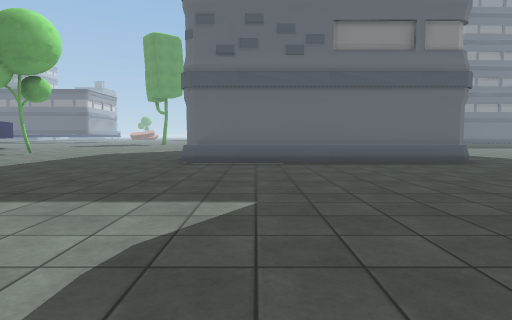
[1] (above)

24 first-person views from a walk through a scene from a Unity 3-D project. The camera is 1.2 m above the floor, tilts 4° down and sees 75° across. The floor is counted in squares, 2 m on a side. Each view is taken from the middle of a square. On the plan, view 1 faces up. The plan holds only what a view shows up to about 10 squares ahead; the rest is blank. The place goes on beyond the plan. Some surface patterns are stand-ins.

[2]
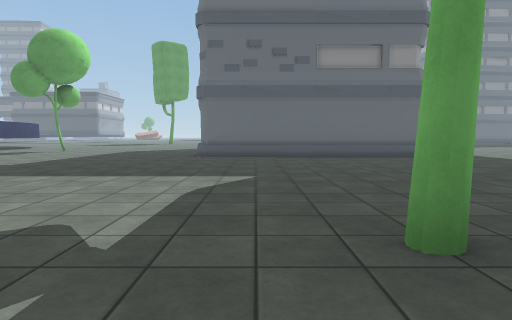

[3]
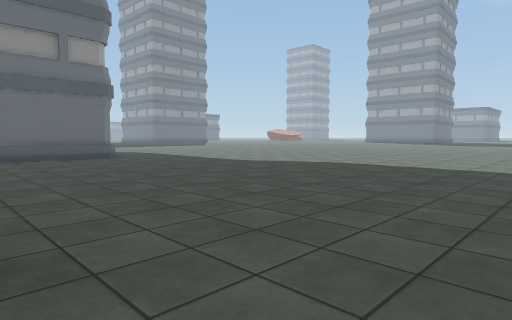

[4]
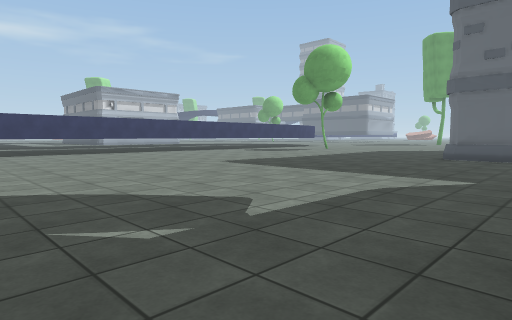

[5]
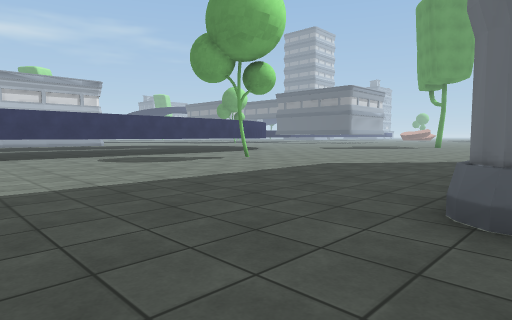

[6]
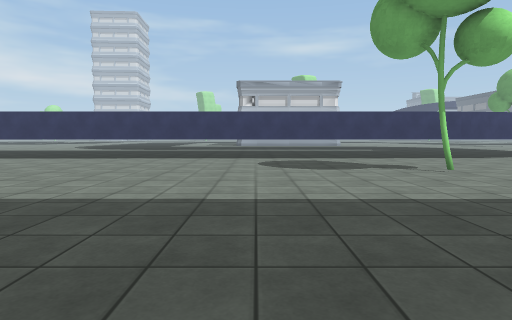

[7]
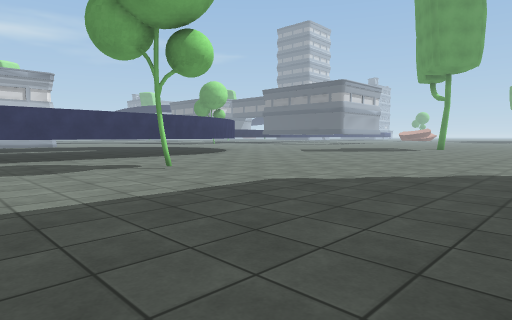

[8]
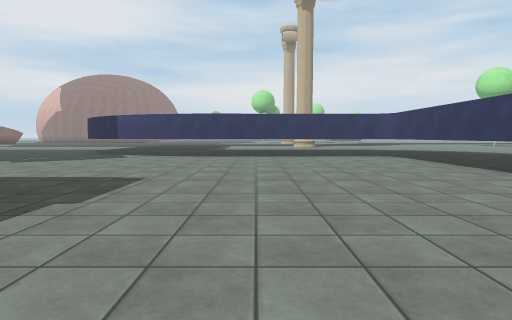

[9]
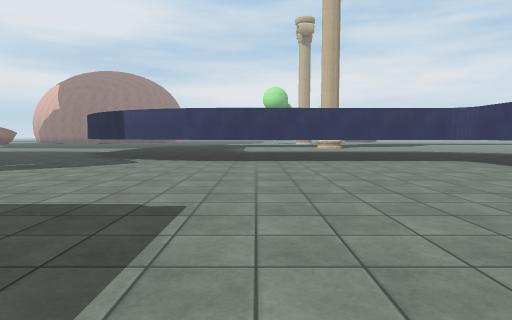

[10]
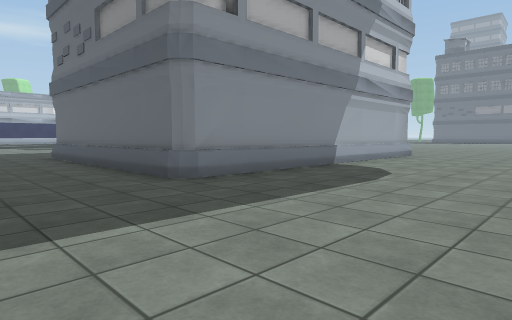

[11]
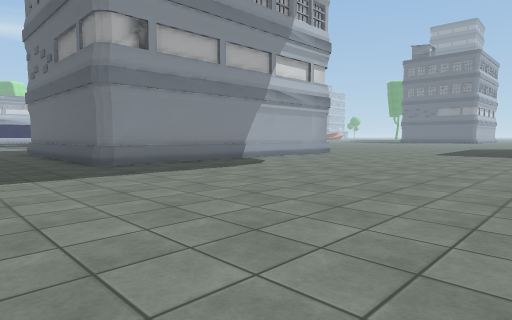

[12]
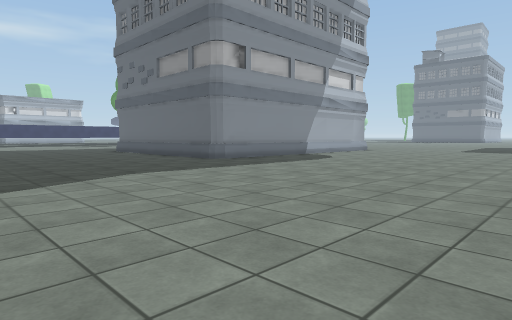

[13]
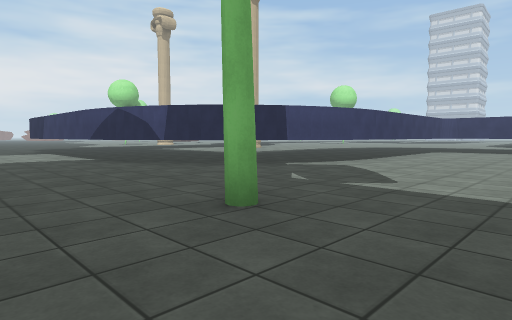

[14]
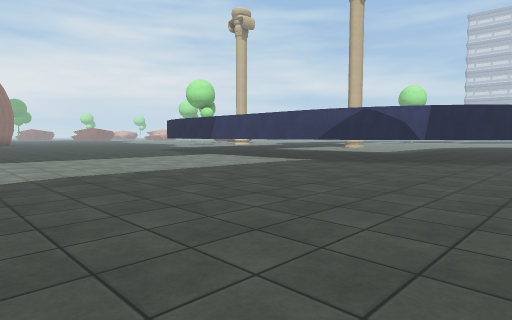

[15]
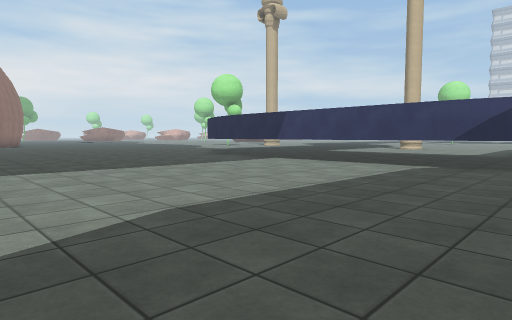

[16]
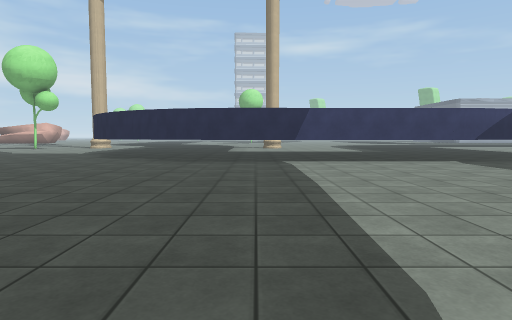

[17]
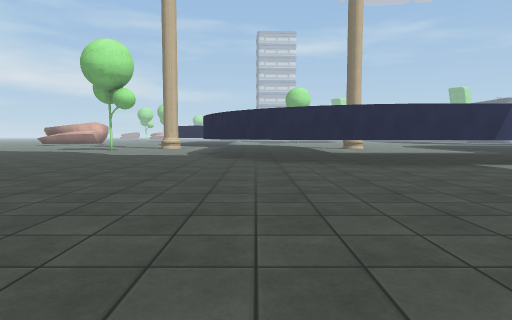

[18]
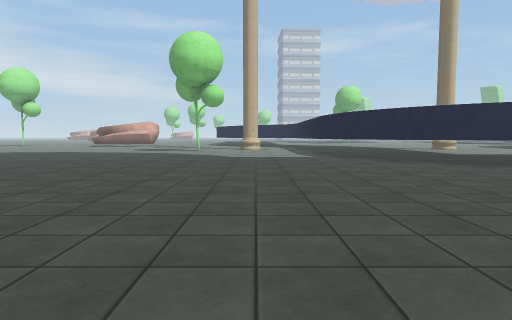

[19]
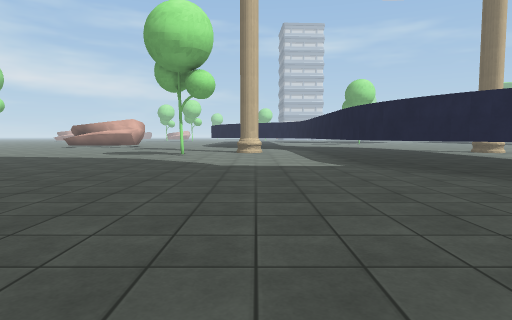

[20]
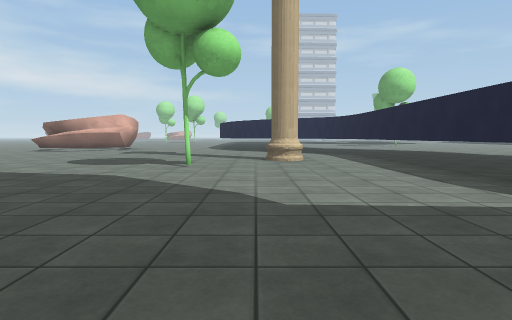

[21]
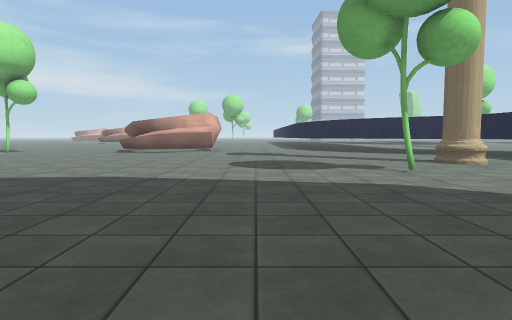

[22]
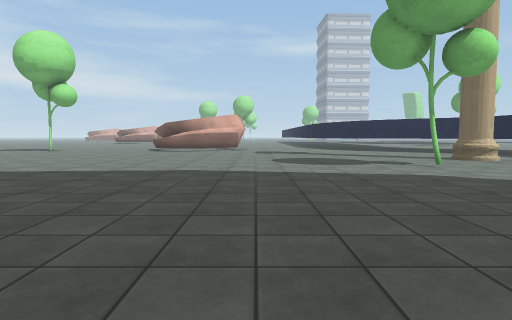

[23]
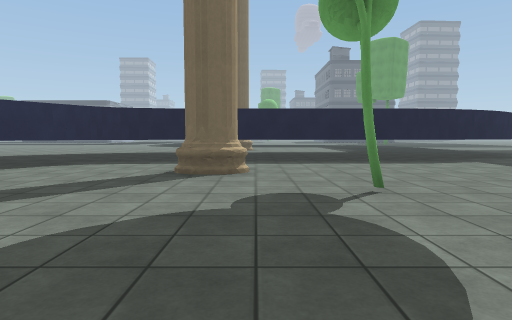

[24]
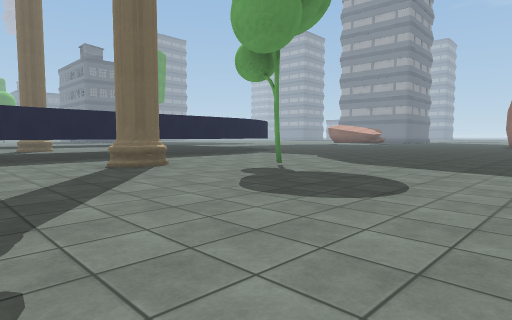

### Floor plan
Key: @ floor where view 1 was taken; # wall or solid block; . floor; T tree; B building.
Columns run from 13 left of view 1 to 12 right of it. Each row starts with its distance up from view 1.
 16      ......        .. ..
 15  #. .......       #......
 14  ##........       #......
 13   #........       #......
 12   #.........      #......
 11   #..T......      #......
 10   #.........      #......
  9   #.........     ##.......
  8   #.........######B.......
  7   #.......................
  6   #.......................
  5   #.......................
  4   #.......................
  3   #.......................
  2   #.......................
  1   #.......................
  0   #..........@T...........
 -1   #......................
 -2   ########...........
 -3          ###.........
 -4            ##........
 -5             #........
 -6             ##.......
 -7              #.......
 -8              #.......
 -9              #.......
-10              #......
-11              #.......
-12              #........
-13              #.......
-14             ##......
-15            ##.......
-16           ##.........
-17         ###.........
-18 #########..........
-19 #..................
-20 ...#................
-21 ...................
-22  ....T............
-23 .................
-24 ...............
-25 ..............
-26 .............
-27 ............
-28  ..........
-29  .........
-30  .......
-31  ......
-32  ....
-33   ..

Positions as (right, up) in squares from view 1, and headings:
1: (0, 0), facing up
2: (0, -2), facing up
3: (1, -2), facing up-right
4: (1, -2), facing up-left
5: (-1, 5), facing up-left
6: (-2, 8), facing left
7: (-2, 8), facing up-left
8: (-7, 8), facing down
9: (-6, 6), facing down
10: (9, 5), facing up-left
11: (12, 5), facing up-left
12: (12, 2), facing up-left
13: (3, 2), facing down-left
14: (7, -2), facing down-left
15: (7, -5), facing down-left
16: (8, -12), facing left
17: (7, -16), facing left
18: (6, -20), facing left
19: (3, -20), facing left
20: (-1, -21), facing left
21: (-2, -25), facing left
22: (-1, -26), facing left
23: (-9, -26), facing up
24: (-13, -27), facing up-right
